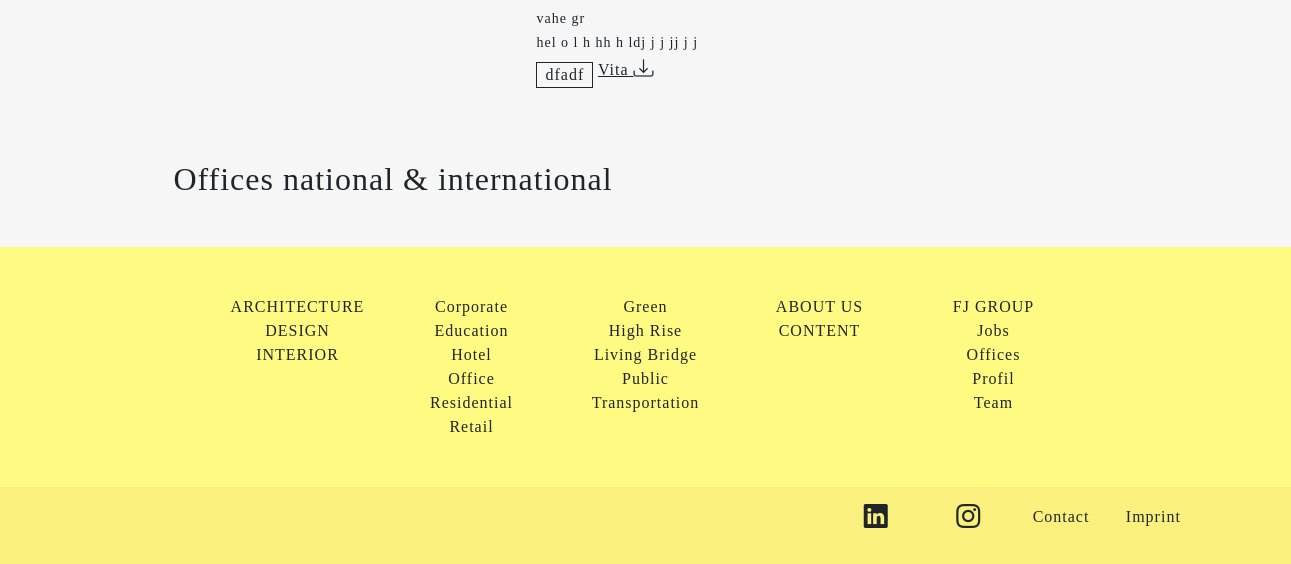
Page /about/ (lower part) on the earlier database version.
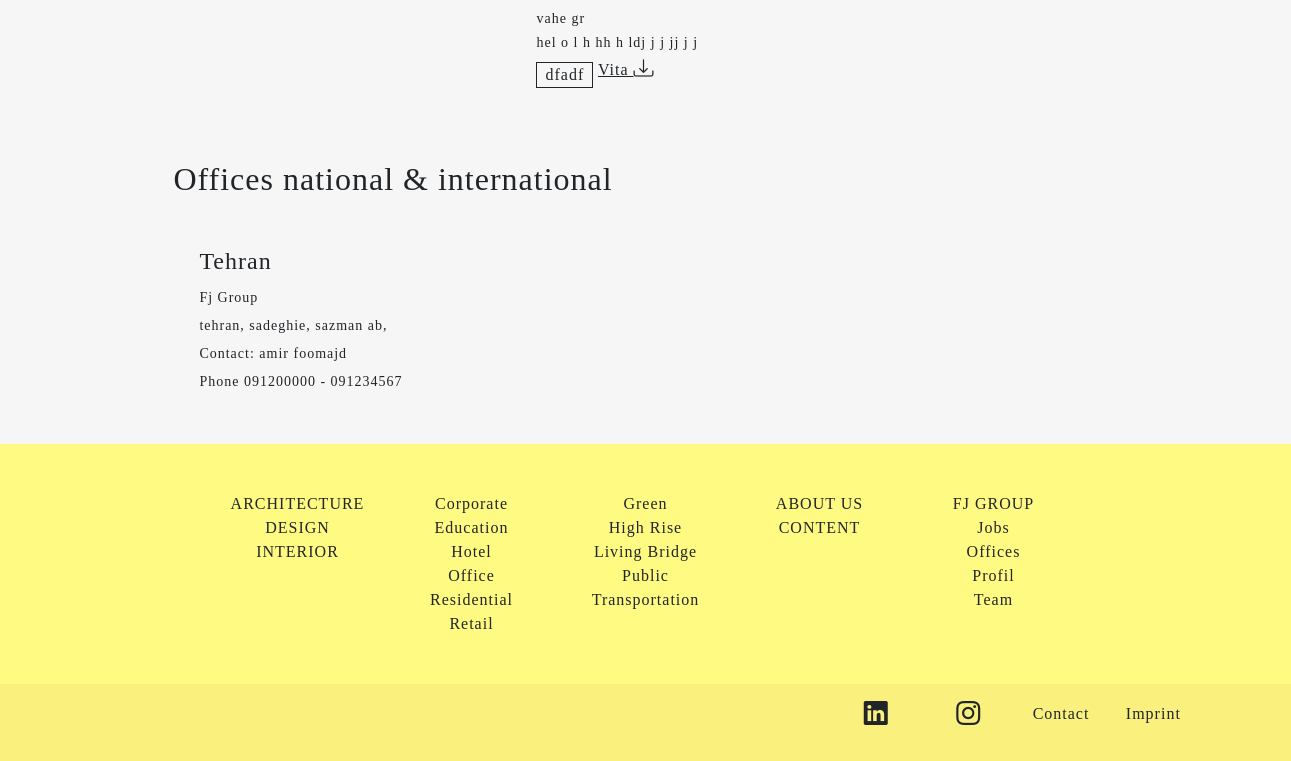
Same page on the later database version.
### about_app/models.py (models this page shows, shortened)
class TeamMember(models.Model):
    image = models.ImageField(upload_to='images/team_members_images', verbose_name='عکس')
    full_name = models.CharField(max_length=300, verbose_name='نام و نام خانوادگی')
    persian_full_name = models.CharField(max_length=300, verbose_name='نام و نام خانوادگی(فارسی)')
    job = models.CharField(max_length=120, verbose_name='شغل')
    persian_job = models.CharField(max_length=120, verbose_name='شغل(فارسی)')
    bio = models.CharField(max_length=500, verbose_name='بایو')
    persian_bio = models.CharField(max_length=500, verbose_name='بایو(فارسی)')
    pdf_file = models.FileField(upload_to='pdfs/article_pdf', verbose_name='فایل')
    class Meta:
        verbose_name = 'عضو تیم'
        verbose_name_plural = 'افراد تیم'

### contact_app/models.py (models this page shows, shortened)
class ContactInformation(models.Model):
    location_title = models.CharField(max_length=100, verbose_name='شهر یا کشور')
    persian_location_title = models.CharField(max_length=100, verbose_name='شهر یا کشور(فارسی)')
    location = models.CharField(max_length=1200, verbose_name='آدرس')
    persian_location = models.CharField(max_length=1200, verbose_name='آدرس(فارسی)')
    contact = models.CharField(max_length=200, verbose_name='تماس')
    persian_contact = models.CharField(max_length=200, verbose_name='تماس(فارسی)')
    phone = models.CharField(max_length=20, verbose_name='شماره تلفن')
    second_phone = models.CharField(max_length=20, blank=True, verbose_name='شماره تلفن دوم')
    email = models.EmailField(max_length=300, verbose_name='آدرس ایمیل')
    class Meta:
        verbose_name = 'طلاعات تماس'
        verbose_name_plural = 'اطلاعات تماس'

### about_app/views.py (the view)
# urls.py: path('', views.about_us, name='about'),
def about_us(request):
    team_members = TeamMember.objects.all()
    contact_information = ContactInformation.objects.all()
    return render(
        request,
        'about_app/AboutUs.html',
        context={'team_members': team_members, 'contact': contact_information})

### about_app/templates/about_app/AboutUs.html (shortened to what this page needs)
{% extends 'base.html' %}
{% load static %}
{% block css %}
    <link rel="stylesheet" href="{% static 'Css/AboutUs.css' %}">
    <link rel="stylesheet" href="{% static 'Css/Interior.css' %}">
    <link rel="stylesheet" href="{% static 'Css/Project.css' %}">
{% endblock %}
    {% block content %}
    <main>
        <div class="container mb-5 w-75">
            <div class="row justify-content-center">
                {% for member in team_members %}
                <div class="col-md-3 col-sm-12 mx-auto mb-4">
                    <img src="{{ member.image.url }}" class="img-fluid mb-2" alt="{{ member.full_name }}"><br>
                    <small>{{ member.full_name}}</small><br>
                    <small>{{ member.bio }}</small><br>
                    <button class="btn btn-outline-dark mt-2 p-2 py-0">{{ member.job }}</button>
                    <a href="{% url 'about_app:vita_download' member.id %}" class="text-dark">Vita <i class="bi bi-download h5"></i></a>
                </div>
                {% endfor %}
            </div>
        </div>
        <div class="container mt-5 mb-5 lh-lg w-75">
            <h2 class="mb-5 EN">Offices national & international</h2>
            {% for item in contact %}
            <div id="ContactUs">
                <h4 class="EN">{{ item.location_title }}</h4>
                <small class="d-block EN">Fj Group</small>
                <small class="d-block EN">{{ item.location }}</small>
                <small class="d-block EN">Contact: {{ item.contact }}</small>
                <small class="d-block EN">Phone {{ item.phone }} - {{ item.second_phone }}</small>
            </div>
            {% endfor %}
        </div>
    </main>
{% endblock %}

Differences in the rows shown:
added ContactInformation: location_title "Tehran", location "tehran, sadeghie, sazman ab,", contact "amir foomajd", phone "091200000", second_phone "091234567"
